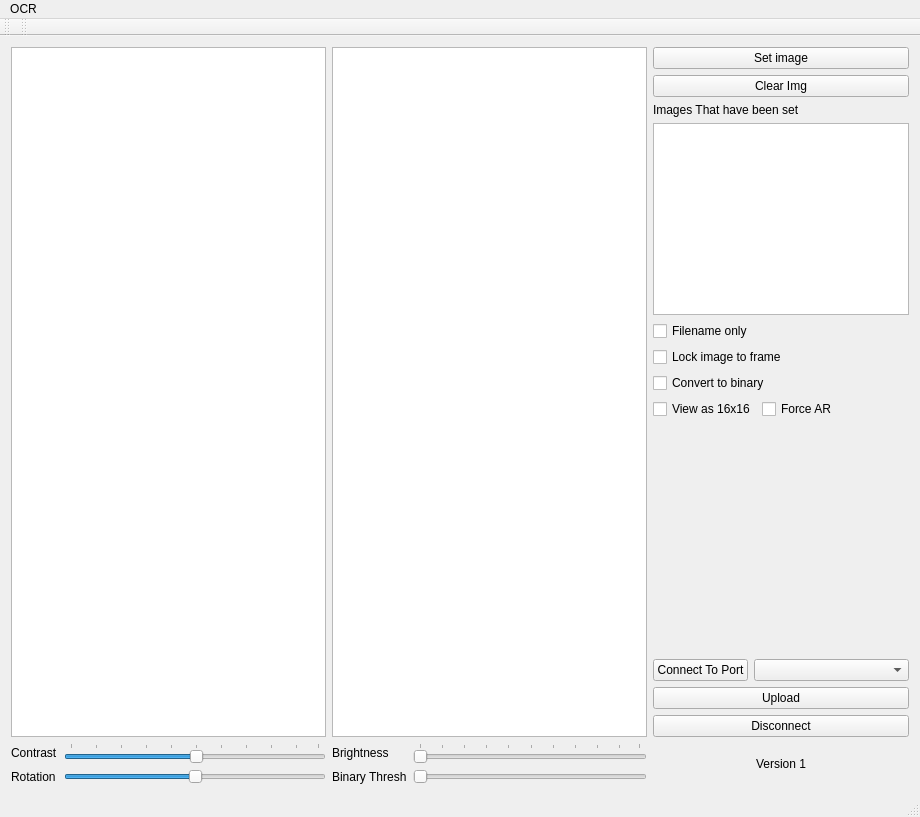
<?xml version="1.0" encoding="UTF-8"?>
<ui version="4.0">
 <class>MainWindow</class>
 <widget class="QMainWindow" name="MainWindow">
  <property name="geometry">
   <rect>
    <x>0</x>
    <y>0</y>
    <width>920</width>
    <height>817</height>
   </rect>
  </property>
  <property name="sizePolicy">
   <sizepolicy hsizetype="Preferred" vsizetype="Preferred">
    <horstretch>99</horstretch>
    <verstretch>0</verstretch>
   </sizepolicy>
  </property>
  <property name="windowTitle">
   <string>MainWindow</string>
  </property>
  <widget class="QWidget" name="centralWidget">
   <layout class="QGridLayout" name="gridLayout">
    <item row="0" column="0">
     <widget class="QGraphicsView" name="img_raw">
      <property name="sizeIncrement">
       <size>
        <width>0</width>
        <height>0</height>
       </size>
      </property>
     </widget>
    </item>
    <item row="0" column="1">
     <widget class="QPlainTextEdit" name="txt_output"/>
    </item>
    <item row="0" column="2">
     <layout class="QVBoxLayout" name="verticalLayout_3">
      <item>
       <widget class="QPushButton" name="bu_imgSet">
        <property name="text">
         <string>Set image</string>
        </property>
       </widget>
      </item>
      <item>
       <widget class="QPushButton" name="bu_delImgs">
        <property name="text">
         <string>Clear Img</string>
        </property>
       </widget>
      </item>
      <item>
       <widget class="QLabel" name="label">
        <property name="text">
         <string>Images That have been set</string>
        </property>
       </widget>
      </item>
      <item>
       <layout class="QHBoxLayout" name="horizontalLayout_4">
        <item>
         <widget class="QListWidget" name="lst_setImgs">
          <property name="sizePolicy">
           <sizepolicy hsizetype="Fixed" vsizetype="Fixed">
            <horstretch>0</horstretch>
            <verstretch>0</verstretch>
           </sizepolicy>
          </property>
          <property name="maximumSize">
           <size>
            <width>2000000</width>
            <height>16777215</height>
           </size>
          </property>
         </widget>
        </item>
       </layout>
      </item>
      <item>
       <widget class="QCheckBox" name="chk_nameOnly">
        <property name="text">
         <string>Filename only</string>
        </property>
       </widget>
      </item>
      <item>
       <widget class="QCheckBox" name="chk_keep_size">
        <property name="text">
         <string>Lock image to frame</string>
        </property>
       </widget>
      </item>
      <item>
       <widget class="QCheckBox" name="chk_binary">
        <property name="text">
         <string>Convert to binary</string>
        </property>
       </widget>
      </item>
      <item>
       <layout class="QFormLayout" name="formLayout_2">
        <item row="0" column="0">
         <widget class="QCheckBox" name="chk_16by16">
          <property name="text">
           <string>View as 16x16</string>
          </property>
         </widget>
        </item>
        <item row="0" column="1">
         <widget class="QCheckBox" name="chk_16by16_force">
          <property name="text">
           <string>Force AR</string>
          </property>
         </widget>
        </item>
       </layout>
      </item>
      <item>
       <spacer name="verticalSpacer_4">
        <property name="orientation">
         <enum>Qt::Vertical</enum>
        </property>
        <property name="sizeHint" stdset="0">
         <size>
          <width>20</width>
          <height>40</height>
         </size>
        </property>
       </spacer>
      </item>
      <item>
       <layout class="QFormLayout" name="formLayout">
        <item row="0" column="0">
         <widget class="QPushButton" name="bu_connect">
          <property name="text">
           <string>Connect To Port</string>
          </property>
         </widget>
        </item>
        <item row="0" column="1">
         <widget class="QComboBox" name="com_ports">
          <property name="minimumSize">
           <size>
            <width>130</width>
            <height>0</height>
           </size>
          </property>
         </widget>
        </item>
       </layout>
      </item>
      <item>
       <widget class="QPushButton" name="bu_upload">
        <property name="text">
         <string>Upload</string>
        </property>
       </widget>
      </item>
      <item>
       <widget class="QPushButton" name="bu_disconnect">
        <property name="text">
         <string>Disconnect</string>
        </property>
       </widget>
      </item>
     </layout>
    </item>
    <item row="1" column="0">
     <layout class="QVBoxLayout" name="verticalLayout_2">
      <item>
       <spacer name="verticalSpacer">
        <property name="orientation">
         <enum>Qt::Vertical</enum>
        </property>
        <property name="sizeType">
         <enum>QSizePolicy::Fixed</enum>
        </property>
        <property name="sizeHint" stdset="0">
         <size>
          <width>20</width>
          <height>0</height>
         </size>
        </property>
       </spacer>
      </item>
      <item>
       <layout class="QFormLayout" name="formLayout_4">
        <item row="0" column="0">
         <widget class="QLabel" name="label_2">
          <property name="text">
           <string>Contrast</string>
          </property>
         </widget>
        </item>
        <item row="0" column="1">
         <widget class="QSlider" name="slide_contrast">
          <property name="value">
           <number>50</number>
          </property>
          <property name="orientation">
           <enum>Qt::Horizontal</enum>
          </property>
          <property name="tickPosition">
           <enum>QSlider::TicksAbove</enum>
          </property>
         </widget>
        </item>
        <item row="1" column="0">
         <widget class="QLabel" name="label_3">
          <property name="text">
           <string>Rotation</string>
          </property>
         </widget>
        </item>
        <item row="1" column="1">
         <widget class="QSlider" name="slide_rot">
          <property name="maximum">
           <number>100</number>
          </property>
          <property name="value">
           <number>50</number>
          </property>
          <property name="sliderPosition">
           <number>50</number>
          </property>
          <property name="orientation">
           <enum>Qt::Horizontal</enum>
          </property>
         </widget>
        </item>
       </layout>
      </item>
     </layout>
    </item>
    <item row="1" column="1">
     <layout class="QVBoxLayout" name="verticalLayout_4">
      <item>
       <spacer name="verticalSpacer_3">
        <property name="orientation">
         <enum>Qt::Vertical</enum>
        </property>
        <property name="sizeType">
         <enum>QSizePolicy::Fixed</enum>
        </property>
        <property name="sizeHint" stdset="0">
         <size>
          <width>20</width>
          <height>0</height>
         </size>
        </property>
       </spacer>
      </item>
      <item>
       <layout class="QFormLayout" name="formLayout_5">
        <item row="0" column="0">
         <widget class="QLabel" name="label_4">
          <property name="text">
           <string>Brightness</string>
          </property>
         </widget>
        </item>
        <item row="0" column="1">
         <widget class="QSlider" name="slide_brightness">
          <property name="value">
           <number>0</number>
          </property>
          <property name="orientation">
           <enum>Qt::Horizontal</enum>
          </property>
          <property name="tickPosition">
           <enum>QSlider::TicksAbove</enum>
          </property>
         </widget>
        </item>
        <item row="1" column="0">
         <widget class="QLabel" name="label_5">
          <property name="text">
           <string>Binary Thresh</string>
          </property>
         </widget>
        </item>
        <item row="1" column="1">
         <widget class="QSlider" name="slide_binary_thresh">
          <property name="value">
           <number>0</number>
          </property>
          <property name="sliderPosition">
           <number>0</number>
          </property>
          <property name="orientation">
           <enum>Qt::Horizontal</enum>
          </property>
         </widget>
        </item>
       </layout>
      </item>
     </layout>
    </item>
    <item row="1" column="2">
     <widget class="QLabel" name="label_6">
      <property name="text">
       <string>Version 1</string>
      </property>
      <property name="alignment">
       <set>Qt::AlignCenter</set>
      </property>
     </widget>
    </item>
   </layout>
  </widget>
  <widget class="QMenuBar" name="menuBar">
   <property name="geometry">
    <rect>
     <x>0</x>
     <y>0</y>
     <width>920</width>
     <height>22</height>
    </rect>
   </property>
   <widget class="QMenu" name="menuOCR">
    <property name="title">
     <string>OCR</string>
    </property>
    <addaction name="actionabout"/>
   </widget>
   <addaction name="menuOCR"/>
  </widget>
  <widget class="QToolBar" name="mainToolBar">
   <attribute name="toolBarArea">
    <enum>TopToolBarArea</enum>
   </attribute>
   <attribute name="toolBarBreak">
    <bool>false</bool>
   </attribute>
  </widget>
  <widget class="QStatusBar" name="statusBar"/>
  <widget class="QToolBar" name="toolBar">
   <property name="windowTitle">
    <string>toolBar</string>
   </property>
   <attribute name="toolBarArea">
    <enum>TopToolBarArea</enum>
   </attribute>
   <attribute name="toolBarBreak">
    <bool>false</bool>
   </attribute>
  </widget>
  <action name="actionabout">
   <property name="text">
    <string>About</string>
   </property>
  </action>
 </widget>
 <layoutdefault spacing="6" margin="11"/>
 <resources/>
 <connections/>
</ui>
